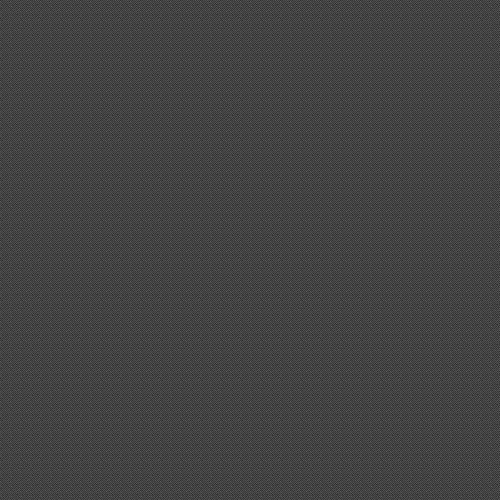

Rendered tile map (Tiled .tmx) drawn with the repository's tilesets; below, a short description and the full map source, tile grids included:
An orthogonal 50x50 tile map with 10x10 px tiles, 1 tile layer (map0).

<map version="1.0" tiledversion="1.0.2" orientation="orthogonal" renderorder="right-down" width="50" height="50" tilewidth="10" tileheight="10" nextobjectid="1">
 <tileset firstgid="1" name="Default" tilewidth="10" tileheight="10" tilecount="1" columns="1">
  <image source="floor.png" width="10" height="10" />
 </tileset>
 <layer name="map0" width="50" height="50">
  <data encoding="csv">
1,1,1,1,1,1,1,1,1,1,1,1,1,1,1,1,1,1,1,1,1,1,1,1,1,1,1,1,1,1,1,1,1,1,1,1,1,1,1,1,1,1,1,1,1,1,1,1,1,1,
1,1,1,1,1,1,1,1,1,1,1,1,1,1,1,1,1,1,1,1,1,1,1,1,1,1,1,1,1,1,1,1,1,1,1,1,1,1,1,1,1,1,1,1,1,1,1,1,1,1,
1,1,1,1,1,1,1,1,1,1,1,1,1,1,1,1,1,1,1,1,1,1,1,1,1,1,1,1,1,1,1,1,1,1,1,1,1,1,1,1,1,1,1,1,1,1,1,1,1,1,
1,1,1,1,1,1,1,1,1,1,1,1,1,1,1,1,1,1,1,1,1,1,1,1,1,1,1,1,1,1,1,1,1,1,1,1,1,1,1,1,1,1,1,1,1,1,1,1,1,1,
1,1,1,1,1,1,1,1,1,1,1,1,1,1,1,1,1,1,1,1,1,1,1,1,1,1,1,1,1,1,1,1,1,1,1,1,1,1,1,1,1,1,1,1,1,1,1,1,1,1,
1,1,1,1,1,1,1,1,1,1,1,1,1,1,1,1,1,1,1,1,1,1,1,1,1,1,1,1,1,1,1,1,1,1,1,1,1,1,1,1,1,1,1,1,1,1,1,1,1,1,
1,1,1,1,1,1,1,1,1,1,1,1,1,1,1,1,1,1,1,1,1,1,1,1,1,1,1,1,1,1,1,1,1,1,1,1,1,1,1,1,1,1,1,1,1,1,1,1,1,1,
1,1,1,1,1,1,1,1,1,1,1,1,1,1,1,1,1,1,1,1,1,1,1,1,1,1,1,1,1,1,1,1,1,1,1,1,1,1,1,1,1,1,1,1,1,1,1,1,1,1,
1,1,1,1,1,1,1,1,1,1,1,1,1,1,1,1,1,1,1,1,1,1,1,1,1,1,1,1,1,1,1,1,1,1,1,1,1,1,1,1,1,1,1,1,1,1,1,1,1,1,
1,1,1,1,1,1,1,1,1,1,1,1,1,1,1,1,1,1,1,1,1,1,1,1,1,1,1,1,1,1,1,1,1,1,1,1,1,1,1,1,1,1,1,1,1,1,1,1,1,1,
1,1,1,1,1,1,1,1,1,1,1,1,1,1,1,1,1,1,1,1,1,1,1,1,1,1,1,1,1,1,1,1,1,1,1,1,1,1,1,1,1,1,1,1,1,1,1,1,1,1,
1,1,1,1,1,1,1,1,1,1,1,1,1,1,1,1,1,1,1,1,1,1,1,1,1,1,1,1,1,1,1,1,1,1,1,1,1,1,1,1,1,1,1,1,1,1,1,1,1,1,
1,1,1,1,1,1,1,1,1,1,1,1,1,1,1,1,1,1,1,1,1,1,1,1,1,1,1,1,1,1,1,1,1,1,1,1,1,1,1,1,1,1,1,1,1,1,1,1,1,1,
1,1,1,1,1,1,1,1,1,1,1,1,1,1,1,1,1,1,1,1,1,1,1,1,1,1,1,1,1,1,1,1,1,1,1,1,1,1,1,1,1,1,1,1,1,1,1,1,1,1,
1,1,1,1,1,1,1,1,1,1,1,1,1,1,1,1,1,1,1,1,1,1,1,1,1,1,1,1,1,1,1,1,1,1,1,1,1,1,1,1,1,1,1,1,1,1,1,1,1,1,
1,1,1,1,1,1,1,1,1,1,1,1,1,1,1,1,1,1,1,1,1,1,1,1,1,1,1,1,1,1,1,1,1,1,1,1,1,1,1,1,1,1,1,1,1,1,1,1,1,1,
1,1,1,1,1,1,1,1,1,1,1,1,1,1,1,1,1,1,1,1,1,1,1,1,1,1,1,1,1,1,1,1,1,1,1,1,1,1,1,1,1,1,1,1,1,1,1,1,1,1,
1,1,1,1,1,1,1,1,1,1,1,1,1,1,1,1,1,1,1,1,1,1,1,1,1,1,1,1,1,1,1,1,1,1,1,1,1,1,1,1,1,1,1,1,1,1,1,1,1,1,
1,1,1,1,1,1,1,1,1,1,1,1,1,1,1,1,1,1,1,1,1,1,1,1,1,1,1,1,1,1,1,1,1,1,1,1,1,1,1,1,1,1,1,1,1,1,1,1,1,1,
1,1,1,1,1,1,1,1,1,1,1,1,1,1,1,1,1,1,1,1,1,1,1,1,1,1,1,1,1,1,1,1,1,1,1,1,1,1,1,1,1,1,1,1,1,1,1,1,1,1,
1,1,1,1,1,1,1,1,1,1,1,1,1,1,1,1,1,1,1,1,1,1,1,1,1,1,1,1,1,1,1,1,1,1,1,1,1,1,1,1,1,1,1,1,1,1,1,1,1,1,
1,1,1,1,1,1,1,1,1,1,1,1,1,1,1,1,1,1,1,1,1,1,1,1,1,1,1,1,1,1,1,1,1,1,1,1,1,1,1,1,1,1,1,1,1,1,1,1,1,1,
1,1,1,1,1,1,1,1,1,1,1,1,1,1,1,1,1,1,1,1,1,1,1,1,1,1,1,1,1,1,1,1,1,1,1,1,1,1,1,1,1,1,1,1,1,1,1,1,1,1,
1,1,1,1,1,1,1,1,1,1,1,1,1,1,1,1,1,1,1,1,1,1,1,1,1,1,1,1,1,1,1,1,1,1,1,1,1,1,1,1,1,1,1,1,1,1,1,1,1,1,
1,1,1,1,1,1,1,1,1,1,1,1,1,1,1,1,1,1,1,1,1,1,1,1,1,1,1,1,1,1,1,1,1,1,1,1,1,1,1,1,1,1,1,1,1,1,1,1,1,1,
1,1,1,1,1,1,1,1,1,1,1,1,1,1,1,1,1,1,1,1,1,1,1,1,1,1,1,1,1,1,1,1,1,1,1,1,1,1,1,1,1,1,1,1,1,1,1,1,1,1,
1,1,1,1,1,1,1,1,1,1,1,1,1,1,1,1,1,1,1,1,1,1,1,1,1,1,1,1,1,1,1,1,1,1,1,1,1,1,1,1,1,1,1,1,1,1,1,1,1,1,
1,1,1,1,1,1,1,1,1,1,1,1,1,1,1,1,1,1,1,1,1,1,1,1,1,1,1,1,1,1,1,1,1,1,1,1,1,1,1,1,1,1,1,1,1,1,1,1,1,1,
1,1,1,1,1,1,1,1,1,1,1,1,1,1,1,1,1,1,1,1,1,1,1,1,1,1,1,1,1,1,1,1,1,1,1,1,1,1,1,1,1,1,1,1,1,1,1,1,1,1,
1,1,1,1,1,1,1,1,1,1,1,1,1,1,1,1,1,1,1,1,1,1,1,1,1,1,1,1,1,1,1,1,1,1,1,1,1,1,1,1,1,1,1,1,1,1,1,1,1,1,
1,1,1,1,1,1,1,1,1,1,1,1,1,1,1,1,1,1,1,1,1,1,1,1,1,1,1,1,1,1,1,1,1,1,1,1,1,1,1,1,1,1,1,1,1,1,1,1,1,1,
1,1,1,1,1,1,1,1,1,1,1,1,1,1,1,1,1,1,1,1,1,1,1,1,1,1,1,1,1,1,1,1,1,1,1,1,1,1,1,1,1,1,1,1,1,1,1,1,1,1,
1,1,1,1,1,1,1,1,1,1,1,1,1,1,1,1,1,1,1,1,1,1,1,1,1,1,1,1,1,1,1,1,1,1,1,1,1,1,1,1,1,1,1,1,1,1,1,1,1,1,
1,1,1,1,1,1,1,1,1,1,1,1,1,1,1,1,1,1,1,1,1,1,1,1,1,1,1,1,1,1,1,1,1,1,1,1,1,1,1,1,1,1,1,1,1,1,1,1,1,1,
1,1,1,1,1,1,1,1,1,1,1,1,1,1,1,1,1,1,1,1,1,1,1,1,1,1,1,1,1,1,1,1,1,1,1,1,1,1,1,1,1,1,1,1,1,1,1,1,1,1,
1,1,1,1,1,1,1,1,1,1,1,1,1,1,1,1,1,1,1,1,1,1,1,1,1,1,1,1,1,1,1,1,1,1,1,1,1,1,1,1,1,1,1,1,1,1,1,1,1,1,
1,1,1,1,1,1,1,1,1,1,1,1,1,1,1,1,1,1,1,1,1,1,1,1,1,1,1,1,1,1,1,1,1,1,1,1,1,1,1,1,1,1,1,1,1,1,1,1,1,1,
1,1,1,1,1,1,1,1,1,1,1,1,1,1,1,1,1,1,1,1,1,1,1,1,1,1,1,1,1,1,1,1,1,1,1,1,1,1,1,1,1,1,1,1,1,1,1,1,1,1,
1,1,1,1,1,1,1,1,1,1,1,1,1,1,1,1,1,1,1,1,1,1,1,1,1,1,1,1,1,1,1,1,1,1,1,1,1,1,1,1,1,1,1,1,1,1,1,1,1,1,
1,1,1,1,1,1,1,1,1,1,1,1,1,1,1,1,1,1,1,1,1,1,1,1,1,1,1,1,1,1,1,1,1,1,1,1,1,1,1,1,1,1,1,1,1,1,1,1,1,1,
1,1,1,1,1,1,1,1,1,1,1,1,1,1,1,1,1,1,1,1,1,1,1,1,1,1,1,1,1,1,1,1,1,1,1,1,1,1,1,1,1,1,1,1,1,1,1,1,1,1,
1,1,1,1,1,1,1,1,1,1,1,1,1,1,1,1,1,1,1,1,1,1,1,1,1,1,1,1,1,1,1,1,1,1,1,1,1,1,1,1,1,1,1,1,1,1,1,1,1,1,
1,1,1,1,1,1,1,1,1,1,1,1,1,1,1,1,1,1,1,1,1,1,1,1,1,1,1,1,1,1,1,1,1,1,1,1,1,1,1,1,1,1,1,1,1,1,1,1,1,1,
1,1,1,1,1,1,1,1,1,1,1,1,1,1,1,1,1,1,1,1,1,1,1,1,1,1,1,1,1,1,1,1,1,1,1,1,1,1,1,1,1,1,1,1,1,1,1,1,1,1,
1,1,1,1,1,1,1,1,1,1,1,1,1,1,1,1,1,1,1,1,1,1,1,1,1,1,1,1,1,1,1,1,1,1,1,1,1,1,1,1,1,1,1,1,1,1,1,1,1,1,
1,1,1,1,1,1,1,1,1,1,1,1,1,1,1,1,1,1,1,1,1,1,1,1,1,1,1,1,1,1,1,1,1,1,1,1,1,1,1,1,1,1,1,1,1,1,1,1,1,1,
1,1,1,1,1,1,1,1,1,1,1,1,1,1,1,1,1,1,1,1,1,1,1,1,1,1,1,1,1,1,1,1,1,1,1,1,1,1,1,1,1,1,1,1,1,1,1,1,1,1,
1,1,1,1,1,1,1,1,1,1,1,1,1,1,1,1,1,1,1,1,1,1,1,1,1,1,1,1,1,1,1,1,1,1,1,1,1,1,1,1,1,1,1,1,1,1,1,1,1,1,
1,1,1,1,1,1,1,1,1,1,1,1,1,1,1,1,1,1,1,1,1,1,1,1,1,1,1,1,1,1,1,1,1,1,1,1,1,1,1,1,1,1,1,1,1,1,1,1,1,1,
1,1,1,1,1,1,1,1,1,1,1,1,1,1,1,1,1,1,1,1,1,1,1,1,1,1,1,1,1,1,1,1,1,1,1,1,1,1,1,1,1,1,1,1,1,1,1,1,1,1
</data>
 </layer>
</map>